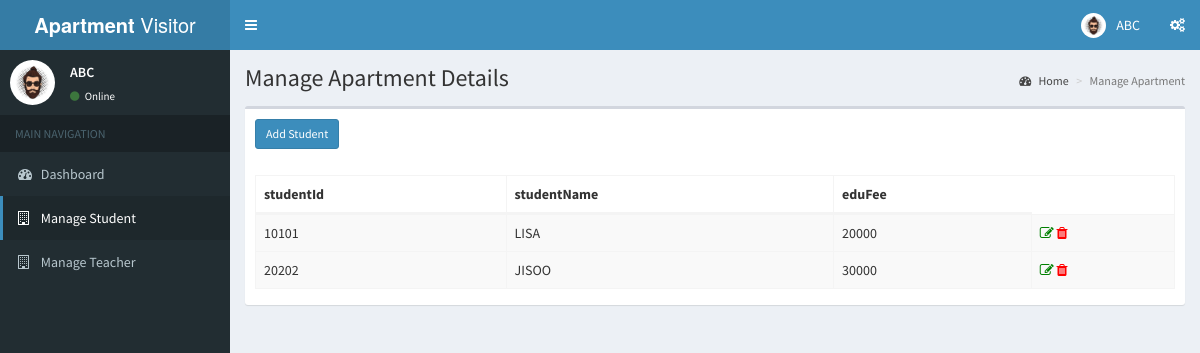
The app's page /traine.php (signed in) with its own data.
### tables this page shows
create table WomenStudent(
    studentId int(5) not null,
    studentName varchar(30),
    eduFee int(5),
    primary key(studentId)
);

### traine.php (the view, shortened to what this page needs)
<?php
  include('includes/dbconn.php');
  if (strlen($_SESSION['avmsaid']==0)) {
   header('location:logout.php');
   } else {
?>
<!DOCTYPE html>
<html>
<head>
  <link rel="stylesheet" href="bower_components/bootstrap/dist/css/bootstrap.min.css">
  <link rel="stylesheet" href="bower_components/font-awesome/css/font-awesome.min.css">
  <link rel="stylesheet" href="bower_components/Ionicons/css/ionicons.min.css">
  <link rel="stylesheet" href="dist/css/AdminLTE.min.css">
  <link rel="stylesheet" href="dist/css/skins/_all-skins.min.css">
  <link rel="stylesheet" href="bower_components/datatables.net-bs/css/dataTables.bootstrap.min.css">
</head>
<body class="hold-transition skin-blue sidebar-mini">
<div class="wrapper">
    <?php include 'includes/header.php'?>
    <?php $page='traine'; include 'includes/sidebar3.php'?>
  <div class="content-wrapper">
    <section class="content-header">
      <h1>
        Manage Apartment Details
      </h1>
      <ol class="breadcrumb">
        <li><a href="dashboard3.php"><i class="fa fa-dashboard"></i> Home</a></li>
        <li class="active">Manage Apartment</li>
      </ol>
    </section>
    <section class="content">
    <div class="row">
        <div class="col-xs-12">
          <div class="box">
            <div class="box-header">
              <h3 class="box-title"><a href="add-traine.php"><button type="button" class="btn btn-block btn-primary btn-sm">Add Student</button></a></h3>
            </div>
            <div class="box-body">
              <table id="example1" class="table table-bordered table-hover table-striped">
                <thead>
                <tr>
                <th>studentId</th>
                  <th>studentName</th>
                  <th>eduFee</th>
                </tr>
                </thead>
                <?php
                $ret=mysqli_query($con,"SELECT * from womenstudent;");
                while ($row=mysqli_fetch_array($ret)) {
                ?>
                <tbody>
                <tr>
                  <td><?php echo $row['studentId'];?></td>
                  <td><?php echo $row['studentName'];?></td>
                  <td><?php echo $row['eduFee'];?></td>
                  <td><a href="edit-apartment.php?editid=<?php echo $row['ID'];?>" title="View Full Details"><i class="fa fa-edit" style="color:green;"></i></a>
                  <a href="remove-apartment.php?editid=<?php echo $row['ID'];?>" title="View Full Details"><i class="fa fa-trash" style="color:red;"></i></a></td>
                </tr>
                <?php
                }?>
                </tbody>
              </table>
            </div>
          </div>
        </div>
      </div>
    </section>
  </div>
</div>
</body>
</html>
<?php } ?>

### records on screen
womenstudent: studentId "10101", studentName "LISA", eduFee "20000"
womenstudent: studentId "20202", studentName "JISOO", eduFee "30000"

### other values on screen
$name "ABC"
